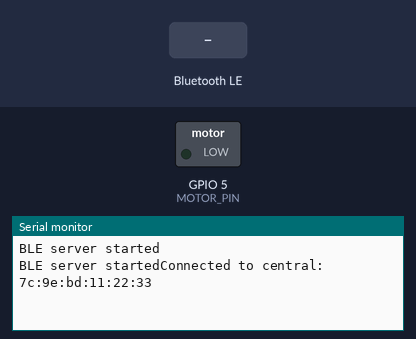
Recording of a program running on a simulated ESP32. On the bench: switched loads named in the program (green lamp = pin HIGH), the last lines printed to the serial monitor. The inputs (shaded band) are chosen by the test bench. Nothing arrives over Bluetooth unless stated; a phone connects over Bluetooth LE 3 s after start.

Above: at 3.8 s.
3.9 s: Bluetooth LE write "T1" received
At 4.7 s:
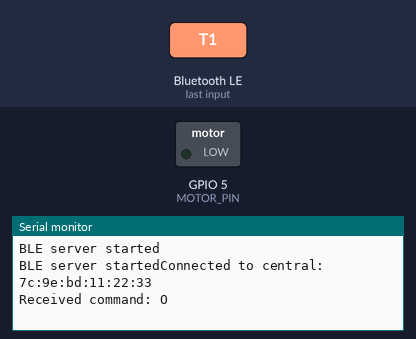
5.4 s: Bluetooth LE write "+" received
At 5.9 s:
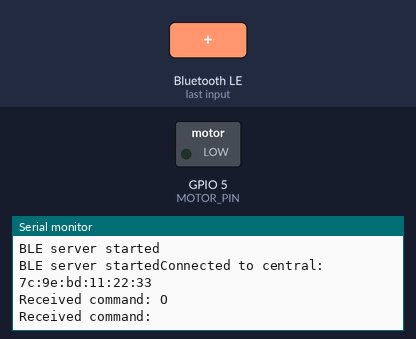

The program:

main.cpp
```cpp
#include <ArduinoBLE.h>
#include <Arduino.h>

#define SERVICE_UUID "6e400001-b5a3-f393-e0a9-e50e24dcca9e" // UUID do serviço
#define READ_CHARACTERISTIC_UUID "6e400002-b5a3-f393-e0a9-e50e24dcca9e" // UUID da característica de leitura
#define WRITE_CHARACTERISTIC_UUID "6e400003-b5a3-f393-e0a9-e50e24dcca9e" // UUID da característica de escrita

#define MOTOR_PIN 5 // 5 pin on ESP32

BLEService customService(SERVICE_UUID); // Cria o serviço BLE
BLECharacteristic readCharacteristic(READ_CHARACTERISTIC_UUID, BLERead, 20); // Cria a característica de leitura
BLECharacteristic writeCharacteristic(WRITE_CHARACTERISTIC_UUID, BLEWrite, 20); // Cria a característica de escrita

uint8_t motor_on_off;

String base64_decode(String const& encodedString) {
  String decodedString;

  int in_len = encodedString.length();
  int i = 0;
  int j = 0;
  int in_ = 0;
  char char_array_4[4], char_array_3[3];

  const String base64_chars =
             "ABCDEFGHIJKLMNOPQRSTUVWXYZ"
             "abcdefghijklmnopqrstuvwxyz"
             "0123456789+/";

  while (in_len-- && (encodedString[in_] != '=') && (isalnum(encodedString[in_]) || (encodedString[in_] == '+') || (encodedString[in_] == '/'))) {
    char_array_4[i++] = encodedString[in_]; in_++;
    if (i == 4) {
      for (i = 0; i <4; i++)
        char_array_4[i] = base64_chars.indexOf(char_array_4[i]);

      char_array_3[0] = (char_array_4[0] << 2) + ((char_array_4[1] & 0x30) >> 4);
      char_array_3[1] = ((char_array_4[1] & 0x0F) << 4) + ((char_array_4[2] & 0x3C) >> 2);
      char_array_3[2] = ((char_array_4[2] & 0x03) << 6) + char_array_4[3];

      for (i = 0; (i < 3); i++) {
        decodedString += char_array_3[i];
      }
      i = 0;
    }
  }

  if (i) {
    for (j = i; j <4; j++)
      char_array_4[j] = 0;

    for (j = 0; j <4; j++)
      char_array_4[j] = base64_chars.indexOf(char_array_4[j]);

    char_array_3[0] = (char_array_4[0] << 2) + ((char_array_4[1] & 0x30) >> 4);
    char_array_3[1] = ((char_array_4[1] & 0x0F) << 4) + ((char_array_4[2] & 0x3C) >> 2);
    char_array_3[2] = ((char_array_4[2] & 0x03) << 6) + char_array_4[3];

    for (j = 0; (j < i - 1); j++) {
      decodedString += char_array_3[j];
    }
  }

  return decodedString;
}

// Função para processar o comando recebido
void processCommand(const uint8_t* commandData, int commandSize) {
  // Decodifica os dados recebidos de base64 para uma string
  String encodedData;
  for (int i = 0; i < commandSize; i++) {
    encodedData += (char)commandData[i];
  }
  String commandString = base64_decode(encodedData);

  // Imprime o comando recebido
  Serial.print("Received command: ");
  Serial.println(commandString);

  if (commandString == "T1") {
    motor_on_off = 0x1;
    // digitalWrite(MOTOR_PIN, HIGH); // Liga o motor
    Serial.println("Motor Ligado");
  } else if (commandString == "T0") {
    motor_on_off = 0x0;
    // digitalWrite(MOTOR_PIN, LOW); // Desliga o motor
    Serial.println("Motor Desligado");
  }
}

void setup() {
  Serial.begin(115200);

  // Set the motor pin as an output
  pinMode(MOTOR_PIN, OUTPUT);

  // Inicializa o BLE
  if (!BLE.begin()) {
    Serial.println("Starting BLE failed!");
    // printf('Starting BLE failed!');s
    while (1);
  }

  // Define o nome e a força do sinal do dispositivo BLE
  BLE.setLocalName("ESP32_BLE");
  BLE.setAdvertisedService(customService);

  // Adiciona as características ao serviço
  customService.addCharacteristic(readCharacteristic);
  customService.addCharacteristic(writeCharacteristic);
  BLE.addService(customService);

  // Inicia a transmissão BLE
  BLE.advertise();

  Serial.println("BLE server started");
  printf("BLE server started");
}

void loop() {

  // digitalWrite(MOTOR_PIN, HIGH);

  // Espera por uma conexão BLE
  BLEDevice central = BLE.central();

  // digitalWrite(MOTOR_PIN, HIGH);

  // Se houver uma conexão BLE
  if (central) {
    Serial.print("Connected to central: ");
    Serial.println(central.address());

    // digitalWrite(MOTOR_PIN, motor_on_off);

    // Enquanto a conexão estiver ativa
    while (central.connected()) {

      digitalWrite(MOTOR_PIN, motor_on_off);
      // Verifica se há dados disponíveis para leitura
      // if (readCharacteristic.written()) {
      //   // Lê os dados recebidos
      //   const uint8_t* receivedData = readCharacteristic.value();
      //   int dataSize = readCharacteristic.valueLength();

      //   // Cria um buffer para armazenar os dados
      //   uint8_t buffer[dataSize + 1];
      //   memcpy(buffer, receivedData, dataSize);
      //   buffer[dataSize] = '\0'; // Adiciona um terminador nulo para usar a função println()

      //   // Imprime os dados recebidos
      //   Serial.print("Received: ");
      //   Serial.println((char*)buffer);
      // }

      // Verifica se há dados disponíveis para escrita
      if (writeCharacteristic.written()) {
        // Lê os dados escritos
        const uint8_t* commandData = writeCharacteristic.value();
        int commandSize = writeCharacteristic.valueLength();

        // Processa o comando recebido
        processCommand(commandData, commandSize);
      }

      delay(10);
    }

    Serial.print("Disconnected from central: ");
    Serial.println(central.address());

    // Reinicia o anúncio BLE para tornar o dispositivo visível novamente
    BLE.advertise();
  }
}
```

Measured:
- after the input at 3.9 s, the serial monitor: prints a new line at once (image 1)
- after the input at 5.4 s, the serial monitor: prints a new line at once (image 2)
